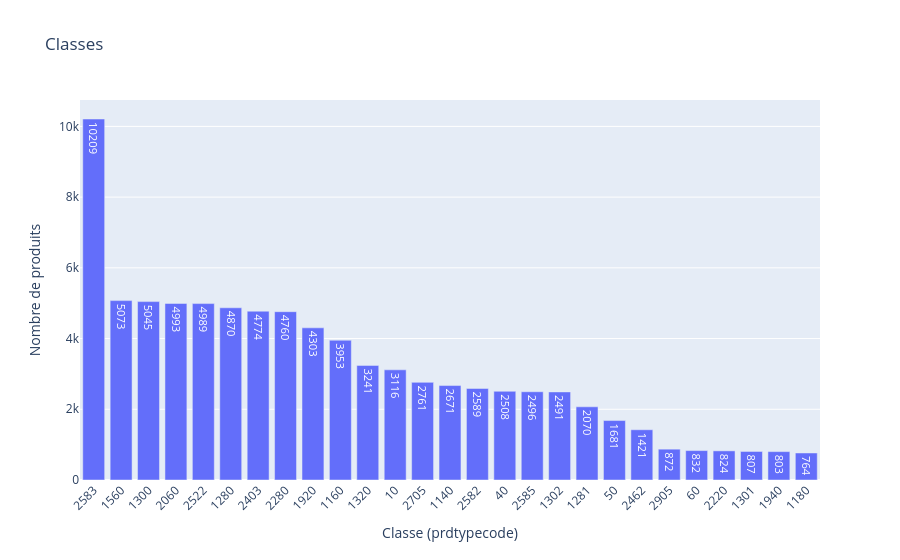

The cell this chart's notebook holds for it:
### Code cell
import plotly.express as px

top_classes = (
    df["prdtypecode"].astype("str")
    .value_counts()
    .reset_index()
)

top_classes.columns = ["prdtypecode", "count"]

fig = px.bar(
    top_classes,
    x="prdtypecode",
    y="count",
    title="Classes",
    text="count"
)

fig.update_layout(
    xaxis_title="Classe (prdtypecode)",
    yaxis_title="Nombre de produits",
    xaxis_tickangle=-45
)

fig.show()

### Figure 1 — Plotly figure (JSON) as saved in the notebook; plotly's stock layout.template omitted (floating-point values rounded to 4 significant figures)
{"data": [{"alignmentgroup": "True", "hovertemplate": "prdtypecode=%{x}<br>count=%{text}<extra></extra>", "legendgroup": "", "marker": {"color": "#636efa", "pattern": {"shape": ""}}, "name": "", "offsetgroup": "", "orientation": "v", "showlegend": false, "text": [10209, 5073, 5045, 4993, 4989, 4870, 4774, 4760, 4303, 3953, 3241, 3116, 2761, 2671, 2589, 2508, 2496, 2491, 2070, 1681, 1421, 872, 832, 824, 807, 803, 764], "textposition": "auto", "type": "bar", "x": ["2583", "1560", "1300", "2060", "2522", "1280", "2403", "2280", "1920", "1160", "1320", "10", "2705", "1140", "2582", "40", "2585", "1302", "1281", "50", "2462", "2905", "60", "2220", "1301", "1940", "1180"], "xaxis": "x", "y": [10209, 5073, 5045, 4993, 4989, 4870, 4774, 4760, 4303, 3953, 3241, 3116, 2761, 2671, 2589, 2508, 2496, 2491, 2070, 1681, 1421, 872, 832, 824, 807, 803, 764], "yaxis": "y"}], "layout": {"barmode": "relative", "legend": {"tracegroupgap": 0}, "title": {"text": "Classes"}, "xaxis": {"anchor": "y", "domain": [0, 1], "tickangle": -45, "title": {"text": "Classe (prdtypecode)"}}, "yaxis": {"anchor": "x", "domain": [0, 1], "title": {"text": "Nombre de produits"}}}}
